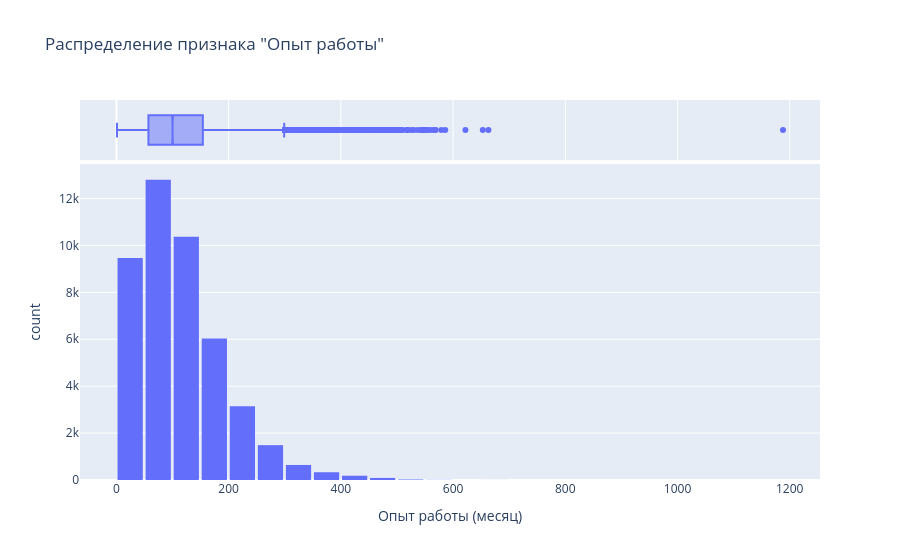

Notebook cell for this chart:
### Markdown cell above
2. Постройте распределение признака **"Опыт работы (месяц)"**. Опишите данное распределение, отвечая на следующие вопросы: чему равна мода распределения, каковы предельные значения признака, в каком примерном интервале находится опыт работы большинства соискателей? Есть ли аномалии для признака опыта работы, какие значения вы бы причислили к их числу?
Используйте гистограмму с boxplot на полях (marginal plot).

### Code cell
# Графики
exp_hist = px.histogram(
    hh_database,
    x='Опыт работы (месяц)',
    nbins=50,
    title='Распределение признака "Опыт работы"',
    marginal='box' # добавим boxplot сверху 
)

exp_hist.update_layout(bargap=0.1)
exp_hist.show()

print(f"Мода: {hh_database['Опыт работы (месяц)'].mode()[0]}")
print(f"Минимальный опыт: {hh_database['Опыт работы (месяц)'].min()}")
print(f"Максимальный опыт: {hh_database['Опыт работы (месяц)'].max()}")
print(f"Квантили:\n{hh_database['Опыт работы (месяц)'].quantile([0.25, 0.5, 0.75])}")
print(f"Возможные аномалии: {hh_database[(hh_database['Опыт работы (месяц)'] < 0) | (hh_database['Опыт работы (месяц)'] > 300)].shape[0]}") 

# Сохранение графика в HTML
exp_hist.write_html(VIZ_DIR / "experience_months_hist.html")

### Figure 1 — Plotly figure (JSON) as saved in the notebook; plotly's stock layout.template omitted (floating-point values rounded to 4 significant figures; data arrays with more than 128 entries replaced by an {"elided": "..."} marker saying what was removed)
{"data": [{"bingroup": "x", "hovertemplate": "Опыт работы (месяц)=%{x}<br>count=%{y}<extra></extra>", "legendgroup": "", "marker": {"color": "#636efa", "pattern": {"shape": ""}}, "name": "", "nbinsx": 50, "orientation": "v", "showlegend": false, "type": "histogram", "x": {"elided": "44744 float values"}, "xaxis": "x", "yaxis": "y"}, {"hovertemplate": "Опыт работы (месяц)=%{x}<extra></extra>", "legendgroup": "", "marker": {"color": "#636efa"}, "name": "", "notched": true, "showlegend": false, "type": "box", "x": {"elided": "44744 float values"}, "xaxis": "x2", "yaxis": "y2"}], "layout": {"bargap": 0.1, "barmode": "relative", "legend": {"tracegroupgap": 0}, "title": {"text": "Распределение признака \"Опыт работы\""}, "xaxis": {"anchor": "y", "domain": [0, 1], "title": {"text": "Опыт работы (месяц)"}}, "xaxis2": {"anchor": "y2", "domain": [0, 1], "matches": "x", "showgrid": true, "showticklabels": false}, "yaxis": {"anchor": "x", "domain": [0, 0.8316], "title": {"text": "count"}}, "yaxis2": {"anchor": "x2", "domain": [0.8416, 1], "matches": "y2", "showgrid": false, "showline": false, "showticklabels": false, "ticks": ""}}}
